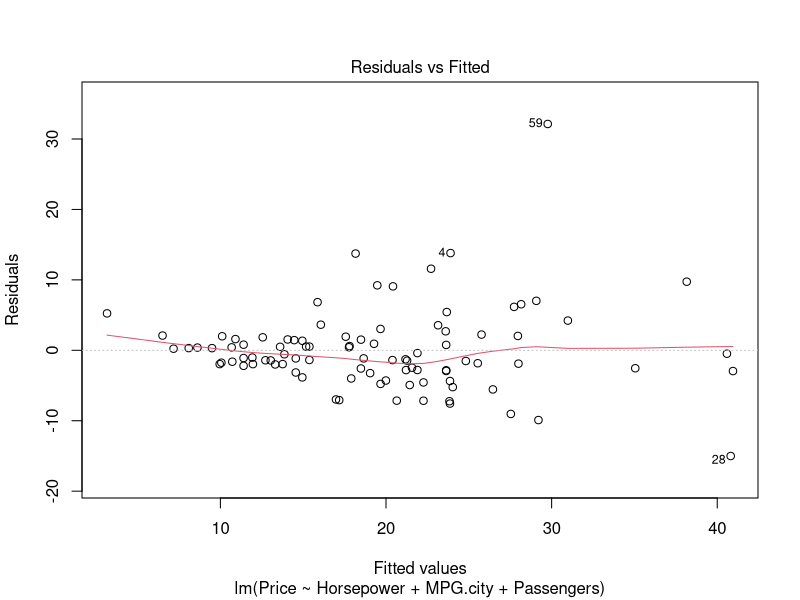
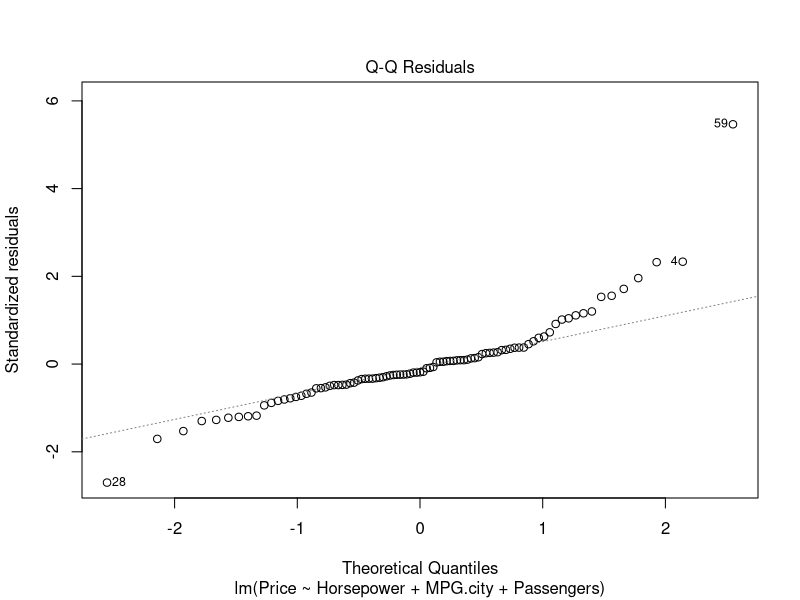
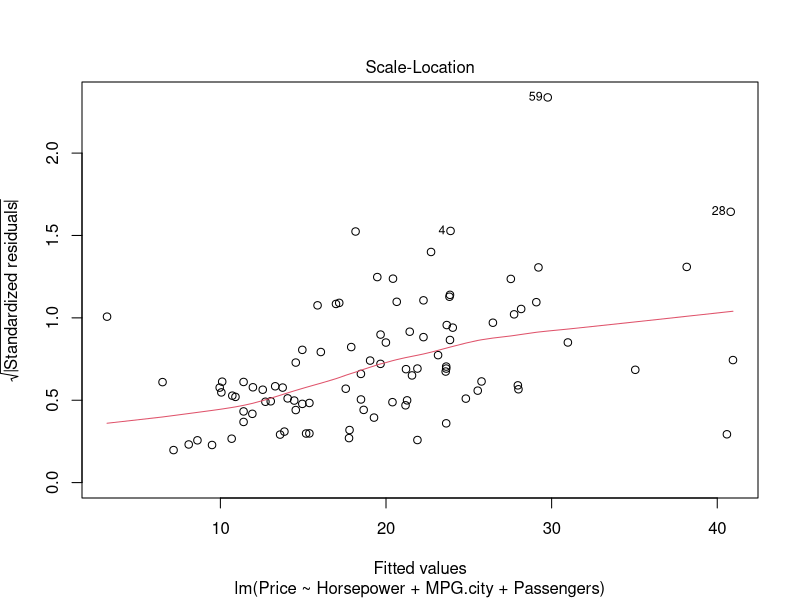
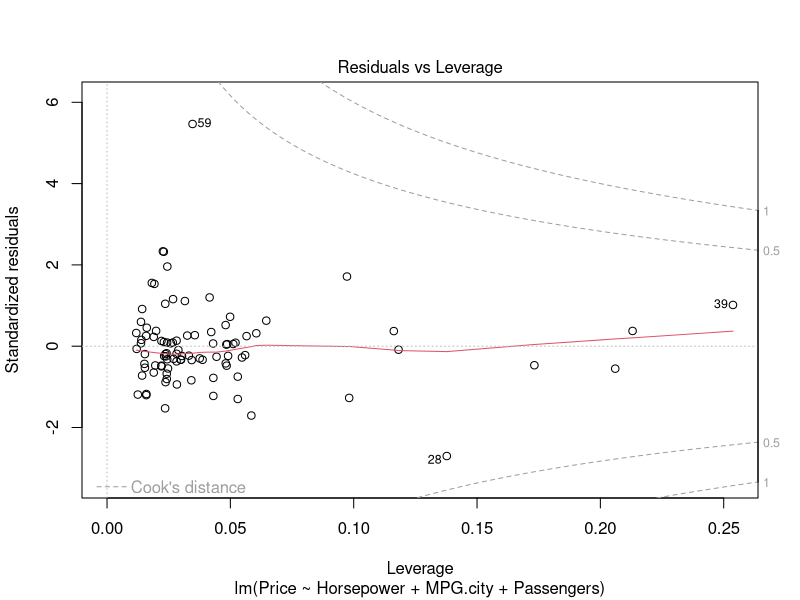
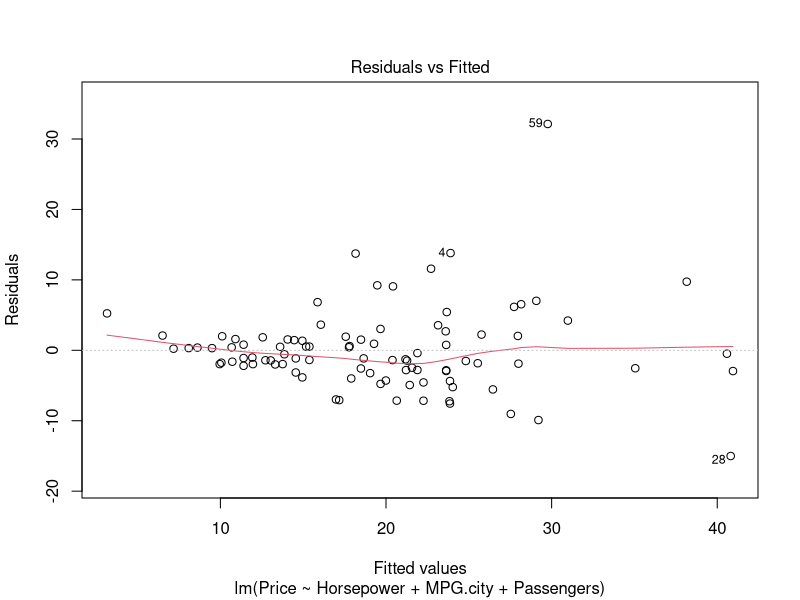
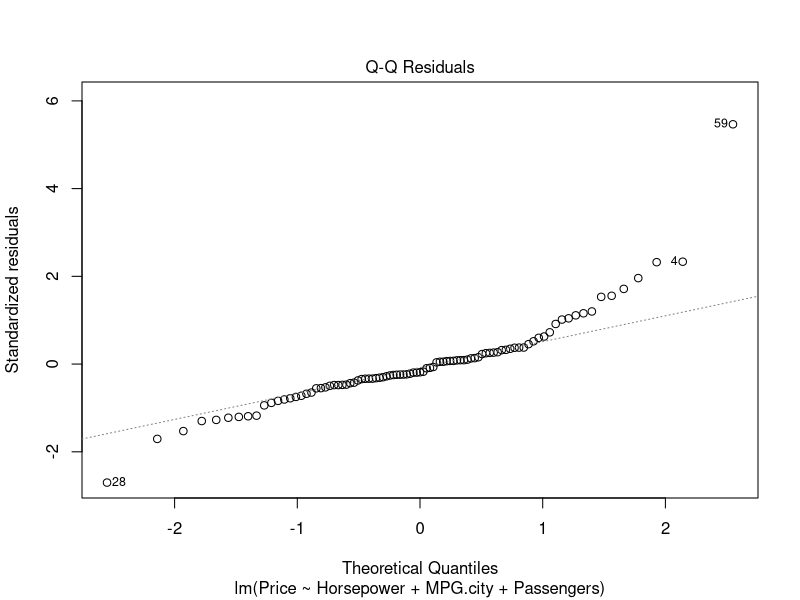
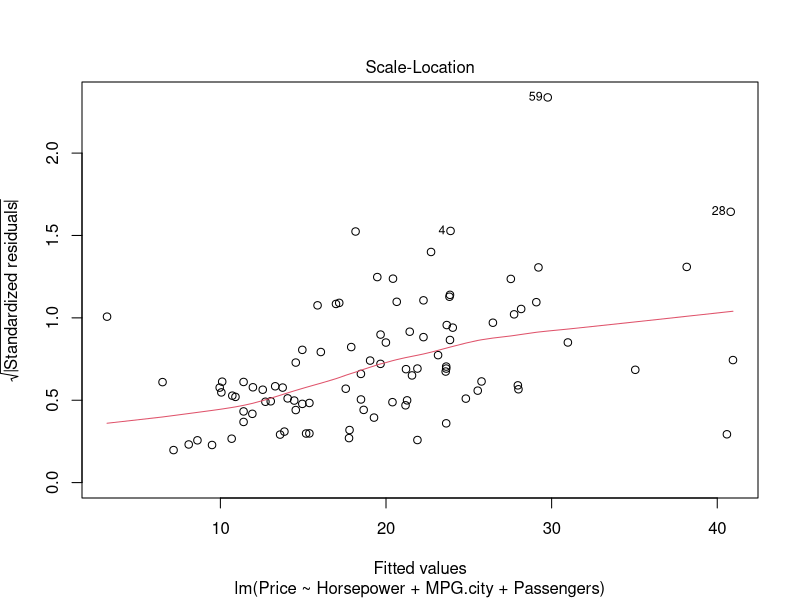
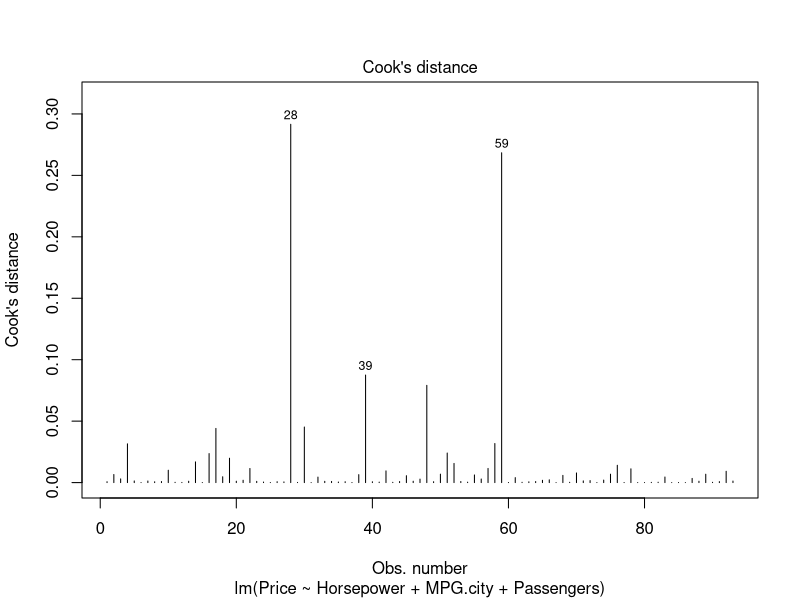

Write R code to recreate these figures, in order.
### Title:    Regression in R 4: Diagnostics
### Author:   Kyle M. Lang
### Created:  2017-10-08
### Modified: 2024-01-24

rm(list = ls(all = TRUE))


###-Preliminaries------------------------------------------------------------###

library(car)      # For partial residual plots
library(dplyr)    # For data manipulation
library(sandwich) # For robust standard errors
library(lmtest)   # For hypothesis tests using robust standard errors

## Load some data:
data(Cars93, package = "MASS")

################################################################################
## PRACTICE PROBLEM 4.1
##
## Use the readRDS() function to load the "airQual.rds" dataset.
##
## NOTE: Unless otherwise instructed, use the airQual data to answer all of the
##       following practice problems.
##
################################################################################


###-Diagnostics--------------------------------------------------------------###

out1 <- lm(Price ~ Horsepower + MPG.city + Passengers, data = Cars93)
summary(out1)

################################################################################
## PRACTICE PROBLEM 4.2
##
## Regress "Temp" onto "Ozone", "Wind", "Solar.R", and the square of "Ozone".
## - In the following practice problems, this model will be referred to as "M0".
##
################################################################################

## Generate all diagnostic plots:
plot(out1)

## Residuals vs. Predicted plot:
plot(out1, which = 1)

## Q-Q Plot:
plot(out1, which = 2)

## Scale-Location Plot:
plot(out1, which = 3)

## Cook's Distance Plot:
plot(out1, which = 4)

## Residuals vs. Leverage Plot:
plot(out1, which = 5)

## Panel of partial residual plots:
crPlots(out1)

## Individual partial residual plots:
crPlot(out1, "Horsepower")
crPlot(out1, "MPG.city")
crPlot(out1, "Passengers")

################################################################################
## PRACTICE PROBLEM 4.3
##
## Use the model you estimated in PP 4.2 (i.e., M0) to complete the following
## tasks and answer the associated questions.
##
## a) Plot the residuals from the model against its fitted values.
##    - What can you infer from this plot?
## b) Evaluate the homoscedasticity assumption using a scale-location plot.
##    - What conclusions can you draw from this plot?
## c) Evaluate the linearity assumption using partial residual plots.
##    - What can you infer from these plots?
## d) Evaluate the normality of the residuals using a Q-Q plot.
##    - Judging by the information gained from this Q-Q plot, do you think it's
##      safe to assume normally distributed errors?
##
################################################################################


###-Robust Standard Errors---------------------------------------------------###

## Use sandwich::vcovHC() to compute the HC estimate of the ACOV:
covHC1 <- vcovHC(out1)

## Do a robust test of the coefficients:
coeftest(out1, vcov = covHC1)

## Compare the default version:
summary(out1)$coefficients

################################################################################
## PRACTICE PROBLEM 4.4
##
## a) Estimate the heteroscedasticity consistent (HC) asymptotic covariance
##    matrix for M0 (i.e., the model from PP 4.2).
## b) Use the HC covariance matrix from (a) to test the coefficients of M0 with
##    robust SEs.
## c) Compare the results from (b) to the default tests of M0's coefficients.
##    - What changes when using robust SEs?
##
################################################################################

## Extend 'out1' by adding some interactions:
out1.2 <- update(out1, ". ~ . + Horsepower * MPG.city + Passengers * MPG.city")
summary(out1.2)

## Compare the 'out1' and 'out1.2' models using robust SEs:
waldtest(out1, out1.2, vcov = vcovHC)

### OR ###

covHC1.2 <- vcovHC(out1.2)
waldtest(out1, out1.2, vcov = covHC1.2)

################################################################################
## PRACTICE PROBLEM 4.5
##
## Update M0 by adding the squares of "Wind" and "Solar.R" and re-estimating the
## model.
##
################################################################################

################################################################################
## PRACTICE PROBLEM 4.6
##
## Use the models you estimated in PP 4.2 and PP 5.5 to complete the following
## tasks.
##
## a) Using HC estimates of the SEs, conduct a nested model comparison to test
##    if adding the squares of "Wind" and "Solar.R" to M0 explains
##    significantly more variance in "Temp".
##    - What is the conclusion of this test?
## b) Compare the test in (a) to the default version that does not use HC
##    estimates of the SEs.
##    - What differs when using robust SEs?
##
################################################################################


###-Another Model------------------------------------------------------------###

out2 <- lm(MPG.city ~ Horsepower + Fuel.tank.capacity + Weight, data = Cars93)
summary(out2)

## Residuals vs. Predicted plot:
plot(out2, which = 1)

## Q-Q Plot:
plot(out2, which = 2)

## Scale-Location Plot:
plot(out2, which = 3)

## Cook's Distance Plot:
plot(out2, which = 4)

## Residuals vs. Leverage Plot:
plot(out2, which = 5)

## Partial Residual Plots:
crPlots(out2)


###-Outliers & High-Leverage Cases-------------------------------------------###

## Externally studentized residuals to check for outliers:
(sr2 <- rstudent(out2))

## Create index plot of studentized residuals:
plot(sr2)

## Find the observation number for the two most extreme outliers:
badSr2 <- sr2 %>% abs() %>% sort() %>% tail(2) %>% names() %>% as.numeric()
badSr2


################################################################################
## PRACTICE PROBLEM 4.7
##
## a) Compute the studentized residuals of M0 (i.e., the model from PP 4.2).
## b) Create an index plot of the studentized residuals computed in (a).
##    - What can you infer from this plot?
## c) What are the observation numbers for the two most probable outliers
##    according to the studentized residuals from (a)?
##
################################################################################

## Compute leverages to find high-leverage points:
lev2 <- hatvalues(out2)
lev2

## Create index plot of leverages:
plot(lev2)

## Store the observation numbers for the most extreme leverages:
badLev2 <- lev2 %>% sort() %>% tail(3) %>% names() %>% as.numeric()
badLev2

################################################################################
## PRACTICE PROBLEM 4.8
##
## a) Compute the leverages of M0.
## b) Create an index plot of the leverages computed in (a).
##    - What can you infer from this plot?
## c) What are the observation numbers with the three highest leverages?
##
################################################################################


###-Measures of Influence----------------------------------------------------###

## Compute a panel of leave-one-out influence measures:
(im2 <- influence.measures(out2))

## Compute individual measures of influence:
(cd2  <- cooks.distance(out2))
(dfb2 <- dfbetas(out2))

## Create index plots for measures of influence:
plot(cd2)

plot(dfb2[ , 1])
plot(dfb2[ , 2])
plot(dfb2[ , 3])
plot(dfb2[ , 4])

## Find the single most influential observation:
(maxCd    <- which.max(cd2))
(maxDfbI  <- which.max(abs(dfb2[ , 1])))
(maxDfbB1 <- which.max(abs(dfb2[ , 2])))
(maxDfbB2 <- which.max(abs(dfb2[ , 3])))
(maxDfbB3 <- which.max(abs(dfb2[ , 4])))

################################################################################
## PRACTICE PROBLEM 4.9
##
## a) Compute the Cook's distances for M0.
## b) Create an index plot of the distances computed in (a).
##    - What can you infer from this plot?
## c) What are the observation numbers for the five most influential cases
##    according to the distances from (a)?
##
################################################################################

################################################################################
## PRACTICE PROBLEM 4.10
##
## a) Compute the DFFITS values for M0.
## b) Create an index plot of the DFFITS values computed in (a).
##    - What can you infer from this plot?
## c) What are the observation numbers for the five most influential cases
##    according to the DFFITS values from (a)?
## d) Are the observations flagged in (c) the same as those flagged in PP 4.9c?
##
################################################################################

################################################################################
## PRACTICE PROBLEM 4.11
##
## a) Compute the DFBETAS values for M0.
## b) Create an index plot of the DFBETAS values for the intercept.
##    - What can you infer from this plot?
## c) Create an index plot of the DFBETAS values for the slope of "Wind".
##    - What can you infer from this plot?
##
################################################################################


###-Effects of Influential Observations--------------------------------------###

## Exclude the most influential observation:
Cars93.2 <- Cars93[-maxCd, ]

## Refit the model:
out2.2 <- update(out2, data = Cars93.2)

summary(out2)
summary(out2.2)

################################################################################
## PRACTICE PROBLEM 4.12
##
## a) Remove the five most influential cases flagged in PP 4.9c, and use the
##    cleaned data to rerun M0.
## b) Compare the results of the model estimated in (a) to the results of the
##    original M0 fit to the entire dataset.
##    - What changes when removing the influential cases?
##
################################################################################


###-END----------------------------------------------------------------------###
